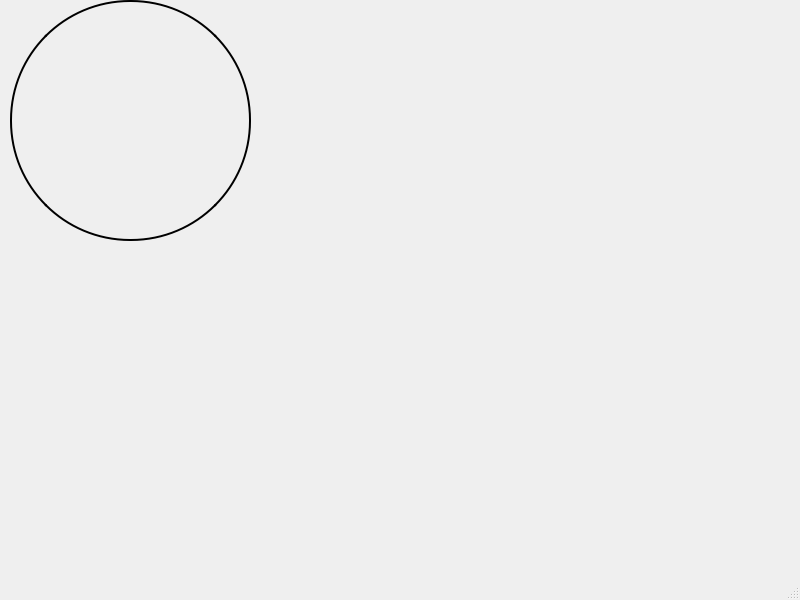
<?xml version="1.0" encoding="UTF-8"?>
<ui version="4.0">
 <class>MainWindow</class>
 <widget class="QMainWindow" name="MainWindow">
  <property name="geometry">
   <rect>
    <x>0</x>
    <y>0</y>
    <width>800</width>
    <height>600</height>
   </rect>
  </property>
  <property name="windowTitle">
   <string>MainWindow</string>
  </property>
  <widget class="QWidget" name="centralwidget">
   <widget class="QWidget" name="HandleFrame" native="true">
    <property name="geometry">
     <rect>
      <x>10</x>
      <y>0</y>
      <width>241</width>
      <height>241</height>
     </rect>
    </property>
    <property name="sizePolicy">
     <sizepolicy hsizetype="Fixed" vsizetype="Fixed">
      <horstretch>0</horstretch>
      <verstretch>0</verstretch>
     </sizepolicy>
    </property>
    <property name="mouseTracking">
     <bool>false</bool>
    </property>
    <property name="styleSheet">
     <string notr="true">border-radius: 120%;
border: 2px solid black;</string>
    </property>
   </widget>
  </widget>
  <widget class="QMenuBar" name="menubar">
   <property name="geometry">
    <rect>
     <x>0</x>
     <y>0</y>
     <width>800</width>
     <height>22</height>
    </rect>
   </property>
  </widget>
  <widget class="QStatusBar" name="statusbar"/>
 </widget>
 <resources/>
 <connections/>
</ui>
